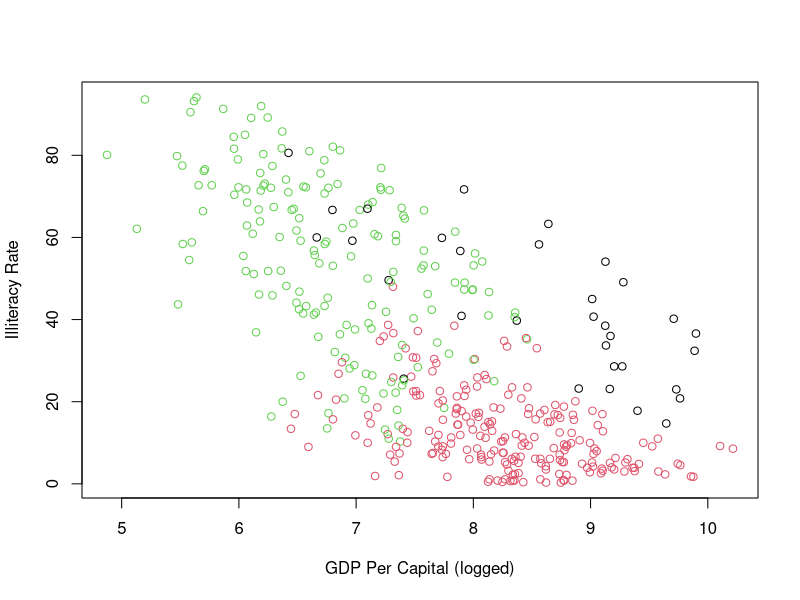

This figure's R source:
## ---- chunk 1
resource = read.csv("data/resources.csv")
res_NoNA = na.omit(resource[, c(3,4,5,7)])
res_NoNA_standardized = scale(res_NoNA)
set.seed(08540)
## ---- chunk 2
km.3 = kmeans(res_NoNA_standardized, 
              center = 3)
## ---- chunk 3
names(km.3)
## ---- chunk 4
km.3.cluster = km.3$cluster 
km.3.centers = km.3$centers
## ---- chunk 5
table(km.3.cluster)
## ---- chunk 6
#Subset of the dataset that only contains observations assigned to cluster 1
res_NoNA_standardized.cluster1 = res_NoNA_standardized[km.3.cluster == 1, ]
## ---- chunk 7
plot(x = res_NoNA$logGDPcp,
     y = res_NoNA$illit,
     xlab = "GDP Per Capital (logged)",
     ylab = "Illiteracy Rate",
     col = km.3.cluster)
## ---- chunk 8
km.3.centers
